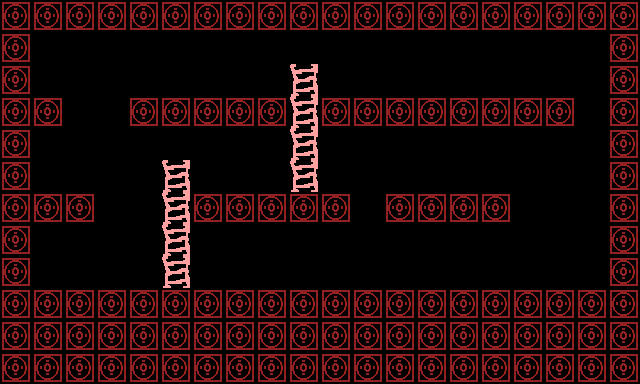

This is a level from a 2D game, rendered from its Tiled map with the project's own tilesets. A one-line summary and the complete map file follow:
An orthogonal 20x12 tile map with 32x32 px tiles, 2 tile layers (Background, Tile Layer 1) and 15 objects.

<map version="1.10" tiledversion="1.11.2" orientation="orthogonal" renderorder="right-down" width="20" height="12" tilewidth="32" tileheight="32" infinite="0" nextlayerid="6" nextobjectid="51">
 <editorsettings>
  <export target="map1.lua" format="lua" />
 </editorsettings>
 <tileset firstgid="1" name="tiles-test" tilewidth="32" tileheight="32" tilecount="3" columns="3">
  <image source="tileset.png" width="96" height="32" />
 </tileset>
 <objectgroup id="3" name="Ladder">
  <object id="48" x="160" y="160" width="32" height="128" />
  <object id="50" x="288" y="64" width="32" height="128" />
 </objectgroup>
 <objectgroup id="2" name="Walls">
  <object id="31" x="0" y="0" width="640" height="32" />
  <object id="32" x="0" y="32" width="32" height="256" />
  <object id="33" x="32" y="192" width="64" height="32" />
  <object id="34" x="32" y="96" width="32" height="32" />
  <object id="35" x="128" y="96" width="160" height="32" />
  <object id="36" x="320" y="96" width="256" height="32" />
  <object id="37" x="384" y="192" width="128" height="32" />
  <object id="38" x="192" y="192" width="160" height="32" />
  <object id="39" x="32" y="288" width="576" height="96" />
  <object id="40" x="608" y="32" width="32" height="256" />
 </objectgroup>
 <objectgroup id="5" name="Enemy">
  <object id="44" x="384" y="160">
   <properties>
    <property name="id" type="int" value="1" />
   </properties>
   <point />
  </object>
  <object id="45" x="448" y="160">
   <properties>
    <property name="id" type="int" value="1" />
   </properties>
   <point />
  </object>
  <object id="47" x="224" y="256">
   <properties>
    <property name="id" type="int" value="1" />
   </properties>
   <point />
  </object>
 </objectgroup>
 <layer id="4" name="Background" width="20" height="12">
  <data encoding="csv">
3,3,3,3,3,3,3,3,3,3,3,3,3,3,3,3,3,3,3,3,
3,3,3,3,3,3,3,3,3,3,3,3,3,3,3,3,3,3,3,3,
3,3,3,3,3,3,3,3,3,3,3,3,3,3,3,3,3,3,3,3,
3,3,3,3,3,3,3,3,3,3,3,3,3,3,3,3,3,3,3,3,
3,3,3,3,3,3,3,3,3,3,3,3,3,3,3,3,3,3,3,3,
3,3,3,3,3,3,3,3,3,3,3,3,3,3,3,3,3,3,3,3,
3,3,3,3,3,3,3,3,3,3,3,3,3,3,3,3,3,3,3,3,
3,3,3,3,3,3,3,3,3,3,3,3,3,3,3,3,3,3,3,3,
3,3,3,3,3,3,3,3,3,3,3,3,3,3,3,3,3,3,3,3,
3,3,3,3,3,3,3,3,3,3,3,3,3,3,3,3,3,3,3,3,
3,3,3,3,3,3,3,3,3,3,3,3,3,3,3,3,3,3,3,3,
3,3,3,3,3,3,3,3,3,3,3,3,3,3,3,3,3,3,3,3
</data>
 </layer>
 <layer id="1" name="Tile Layer 1" width="20" height="12">
  <data encoding="csv">
1,1,1,1,1,1,1,1,1,1,1,1,1,1,1,1,1,1,1,1,
1,0,0,0,0,0,0,0,0,0,0,0,0,0,0,0,0,0,0,1,
1,0,0,0,0,0,0,0,0,2,0,0,0,0,0,0,0,0,0,1,
1,1,0,0,1,1,1,1,1,2,1,1,1,1,1,1,1,1,0,1,
1,0,0,0,0,0,0,0,0,2,0,0,0,0,0,0,0,0,0,1,
1,0,0,0,0,2,0,0,0,2,0,0,0,0,0,0,0,0,0,1,
1,1,1,0,0,2,1,1,1,1,1,0,1,1,1,1,0,0,0,1,
1,0,0,0,0,2,0,0,0,0,0,0,0,0,0,0,0,0,0,1,
1,0,0,0,0,2,0,0,0,0,0,0,0,0,0,0,0,0,0,1,
1,1,1,1,1,1,1,1,1,1,1,1,1,1,1,1,1,1,1,1,
1,1,1,1,1,1,1,1,1,1,1,1,1,1,1,1,1,1,1,1,
1,1,1,1,1,1,1,1,1,1,1,1,1,1,1,1,1,1,1,1
</data>
 </layer>
</map>